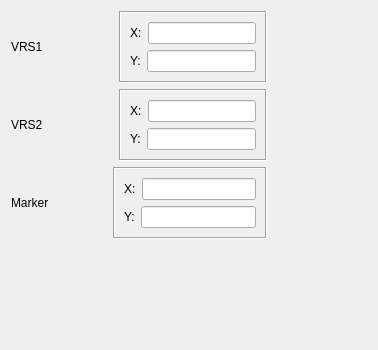
     <widget class="QWidget" name="tab_targets">
      <attribute name="title">
       <string>Targets</string>
      </attribute>
      <layout class="QGridLayout" name="gridLayout_5">
       <item row="0" column="0">
        <layout class="QVBoxLayout" name="verticalLayout_target">
         <item>
          <layout class="QHBoxLayout" name="horizontalLayout_target_VRS1">
           <item>
            <widget class="QLabel" name="label_VRS1">
             <property name="text">
              <string>VRS1</string>
             </property>
            </widget>
           </item>
           <item>
            <spacer name="horizontalSpacer_target1">
             <property name="orientation">
              <enum>Qt::Horizontal</enum>
             </property>
             <property name="sizeType">
              <enum>QSizePolicy::Preferred</enum>
             </property>
             <property name="sizeHint" stdset="0">
              <size>
               <width>70</width>
               <height>20</height>
              </size>
             </property>
            </spacer>
           </item>
           <item>
            <widget class="QFrame" name="frame_target_VRS1">
             <property name="frameShape">
              <enum>QFrame::Box</enum>
             </property>
             <property name="frameShadow">
              <enum>QFrame::Sunken</enum>
             </property>
             <property name="lineWidth">
              <number>1</number>
             </property>
             <layout class="QVBoxLayout" name="verticalLayout">
              <item>
               <layout class="QHBoxLayout" name="horizontalLayout_VRS1_X">
                <item>
                 <widget class="QLabel" name="label_VRS1_X">
                  <property name="text">
                   <string>X:</string>
                  </property>
                 </widget>
                </item>
                <item>
                 <widget class="QLineEdit" name="lineEdit_VRS1_X"/>
                </item>
               </layout>
              </item>
              <item>
               <layout class="QHBoxLayout" name="horizontalLayout_VRS1_Y">
                <item>
                 <widget class="QLabel" name="label_VRS1_Y">
                  <property name="text">
                   <string>Y:</string>
                  </property>
                 </widget>
                </item>
                <item>
                 <widget class="QLineEdit" name="lineEdit_VRS1_Y"/>
                </item>
               </layout>
              </item>
             </layout>
            </widget>
           </item>
          </layout>
         </item>
         <item>
          <layout class="QHBoxLayout" name="horizontalLayout_target_VRS2">
           <item>
            <widget class="QLabel" name="label_VRS2">
             <property name="text">
              <string>VRS2</string>
             </property>
            </widget>
           </item>
           <item>
            <spacer name="horizontalSpacer_target2">
             <property name="orientation">
              <enum>Qt::Horizontal</enum>
             </property>
             <property name="sizeType">
              <enum>QSizePolicy::Preferred</enum>
             </property>
             <property name="sizeHint" stdset="0">
              <size>
               <width>70</width>
               <height>20</height>
              </size>
             </property>
            </spacer>
           </item>
           <item>
            <widget class="QFrame" name="frame_target_VRS2">
             <property name="frameShape">
              <enum>QFrame::Box</enum>
             </property>
             <property name="frameShadow">
              <enum>QFrame::Sunken</enum>
             </property>
             <property name="lineWidth">
              <number>1</number>
             </property>
             <layout class="QVBoxLayout" name="verticalLayout_2">
              <item>
               <layout class="QHBoxLayout" name="horizontalLayout_VRS2_X">
                <item>
                 <widget class="QLabel" name="label_VRS2_X">
                  <property name="text">
                   <string>X:</string>
                  </property>
                 </widget>
                </item>
                <item>
                 <widget class="QLineEdit" name="lineEdit_VRS2_X"/>
                </item>
               </layout>
              </item>
              <item>
               <layout class="QHBoxLayout" name="horizontalLayout_VRS2_Y">
                <item>
                 <widget class="QLabel" name="label_VRS2_Y">
                  <property name="text">
                   <string>Y:</string>
                  </property>
                 </widget>
                </item>
                <item>
                 <widget class="QLineEdit" name="lineEdit_VRS2_Y"/>
                </item>
               </layout>
              </item>
             </layout>
            </widget>
           </item>
          </layout>
         </item>
         <item>
          <layout class="QHBoxLayout" name="horizontalLayout_target_Marker">
           <item>
            <widget class="QLabel" name="label_Marker">
             <property name="text">
              <string>Marker</string>
             </property>
            </widget>
           </item>
           <item>
            <spacer name="horizontalSpacer_target3">
             <property name="orientation">
              <enum>Qt::Horizontal</enum>
             </property>
             <property name="sizeType">
              <enum>QSizePolicy::Preferred</enum>
             </property>
             <property name="sizeHint" stdset="0">
              <size>
               <width>58</width>
               <height>20</height>
              </size>
             </property>
            </spacer>
           </item>
           <item>
            <widget class="QFrame" name="frame_Marker">
             <property name="frameShape">
              <enum>QFrame::Box</enum>
             </property>
             <property name="frameShadow">
              <enum>QFrame::Sunken</enum>
             </property>
             <property name="lineWidth">
              <number>1</number>
             </property>
             <layout class="QVBoxLayout" name="verticalLayout_3">
              <item>
               <layout class="QHBoxLayout" name="horizontalLayout_Marker_X">
                <item>
                 <widget class="QLabel" name="label_Marker_X">
                  <property name="text">
                   <string>X:</string>
                  </property>
                 </widget>
                </item>
                <item>
                 <widget class="QLineEdit" name="lineEdit_Marker_X"/>
                </item>
               </layout>
              </item>
              <item>
               <layout class="QHBoxLayout" name="horizontalLayout_Marker_Y">
                <item>
                 <widget class="QLabel" name="label_Marker_Y">
                  <property name="text">
                   <string>Y:</string>
                  </property>
                 </widget>
                </item>
                <item>
                 <widget class="QLineEdit" name="lineEdit_Marker_Y"/>
                </item>
               </layout>
              </item>
             </layout>
            </widget>
           </item>
          </layout>
         </item>
        </layout>
       </item>
       <item row="0" column="1">
        <spacer name="horizontalSpacer_target4">
         <property name="orientation">
          <enum>Qt::Horizontal</enum>
         </property>
         <property name="sizeType">
          <enum>QSizePolicy::Preferred</enum>
         </property>
         <property name="sizeHint" stdset="0">
          <size>
           <width>100</width>
           <height>20</height>
          </size>
         </property>
        </spacer>
       </item>
       <item row="1" column="0">
        <spacer name="verticalSpacer_target1">
         <property name="orientation">
          <enum>Qt::Vertical</enum>
         </property>
         <property name="sizeType">
          <enum>QSizePolicy::Maximum</enum>
         </property>
         <property name="sizeHint" stdset="0">
          <size>
           <width>20</width>
           <height>100</height>
          </size>
         </property>
        </spacer>
       </item>
      </layout>
     </widget>
